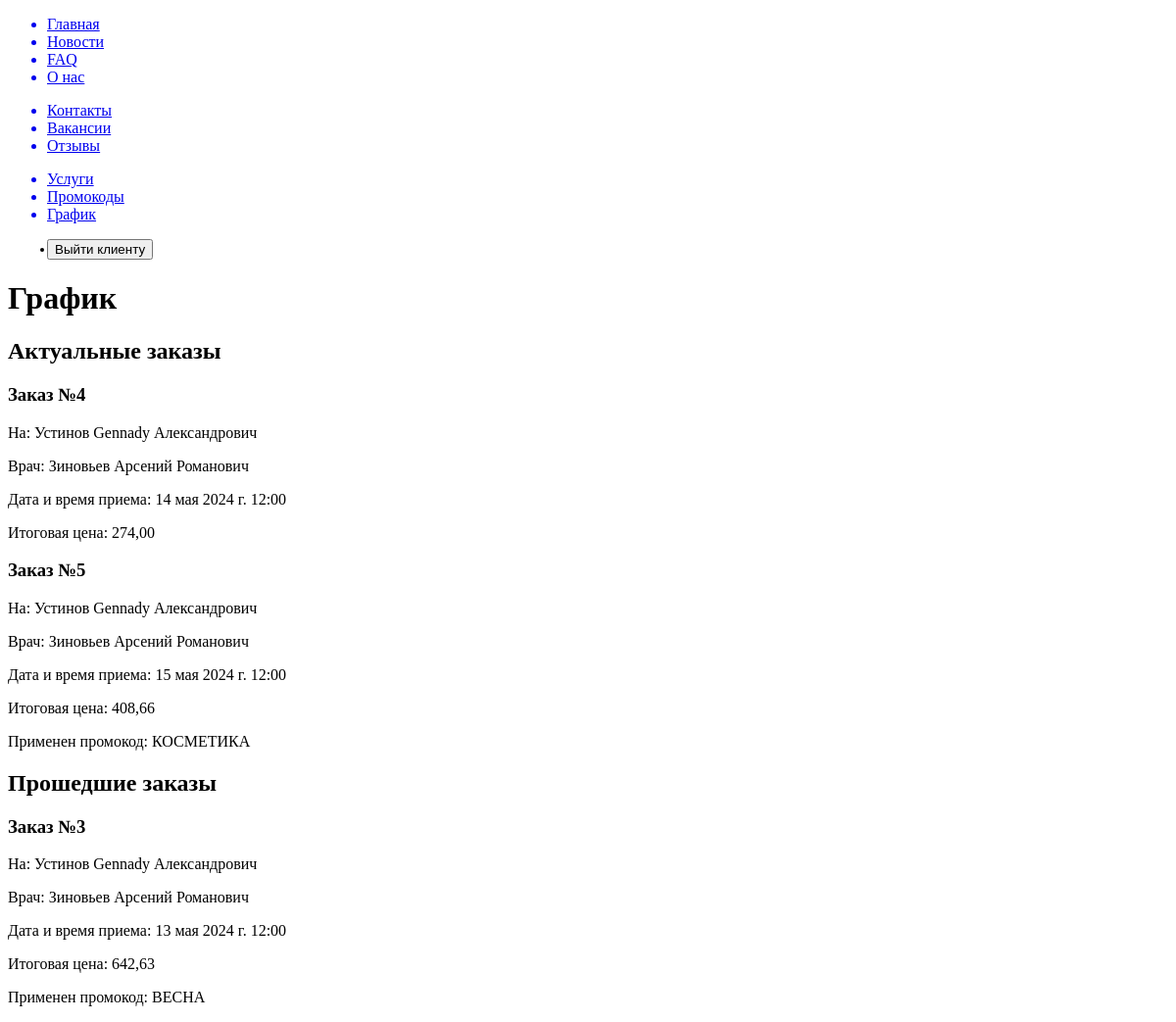
/clinic/schedule (signed in), run on an earlier commit of the app's database.
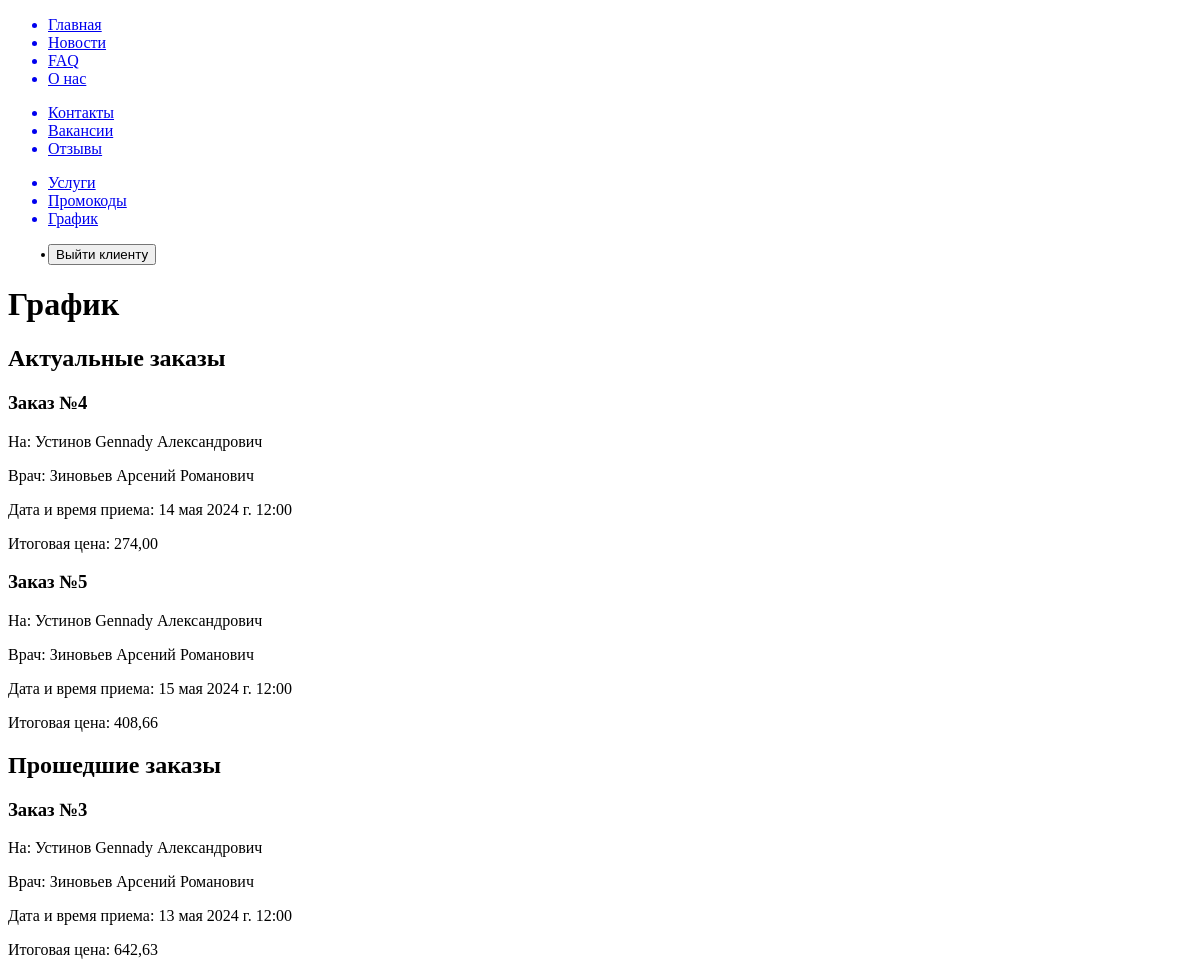
And on a later commit of the database.
### clinic/models.py (models this page shows, shortened)
class Orders(models.Model):
    user = models.ForeignKey(User, on_delete=models.CASCADE)
    services = models.ManyToManyField(Services, verbose_name='Услуги')
    doctor = models.ForeignKey(Doctors, on_delete=models.CASCADE, verbose_name='Врач')
    promo_code = models.ForeignKey(PromoCodes, on_delete=models.SET_NULL, null=True, blank=True)
    appointment_date = models.DateTimeField('Дата и время приема')
    total_price = models.DecimalField('Итоговая цена', max_digits=10, decimal_places=2, editable=False)
    class Meta:
        verbose_name = 'Заказ'
        verbose_name_plural = 'Заказы'

class PromoCodes(models.Model):
    code = models.CharField('Промокод', max_length=50, unique=True)
    discount = models.PositiveSmallIntegerField('Скидка, %', validators=[MinValueValidator(1), MaxValueValidator(100)])
    expiration_date = models.DateField('Дата истечения срока действия')
    class Meta:
        verbose_name = 'Промокод'
        verbose_name_plural = 'Промокоды'

class Clients(models.Model):
    user = models.OneToOneField(User, on_delete=models.CASCADE, related_name='client')
    surname = models.CharField('Фамилия', max_length=50)
    name = models.CharField('Имя', max_length=50)
    patronymic = models.CharField('Отчество', max_length=50)
    birth_date = models.DateField('Дата рождения', validators=[validate_age])
    address = models.CharField('Адрес', max_length=250)
    phone = models.CharField('Телефон', validators=[RegexValidator(
        regex=r'^\+375 \(\d{2}\) \d{3}-\d{2}-\d{2}$',
        message="Телефонный номер должен быть в формате: '+375 (XX) XXX-XX-XX'"
    )] ,max_length=20)
    class Meta:
        verbose_name = 'Клиент'
        verbose_name_plural = 'Клиенты'

class Doctors(models.Model):
    user = models.OneToOneField(User, on_delete=models.CASCADE, related_name='doctor')
    surname = models.CharField('Фамилия', max_length=50)
    name = models.CharField('Имя', max_length=50)
    patronymic = models.CharField('Отчество', max_length=50)
    phone = models.CharField('Телефон', validators=[RegexValidator(
        regex=r'^\+375 \(\d{2}\) \d{3}-\d{2}-\d{2}$',
        message="Телефонный номер должен быть в формате: '+375 (XX) XXX-XX-XX'"
    )], max_length=20)
    email = models.EmailField('Электронная почта')
    service_specialization = models.ForeignKey(ServiceSpecializations, on_delete=models.CASCADE, related_name='doctors',
                                               verbose_name='Специализация врача')
    class Meta:
        verbose_name = 'Врач'
        verbose_name_plural = 'Врачи'

### clinic/views.py (the view, shortened to what this page needs)
# urls.py: path('schedule', views.schedule_view, name='schedule'),
def schedule_view(request):
    if request.user.is_authenticated:
        if hasattr(request.user, 'client'):
            current_orders = Orders.objects.filter(user=request.user, appointment_date__gte=datetime.now())
            past_orders = Orders.objects.filter(user=request.user, appointment_date__lt=datetime.now())
            return render(request, 'clinic/schedule.html', {'current_orders': current_orders, 'past_orders': past_orders})
    return render(request, 'clinic/schedule.html')

### clinic/templates/clinic/schedule.html (shortened to what this page needs)
{% extends 'main/layout.html' %}
{% block content %}
    <h1>График</h1>
    {% if user.is_authenticated %}
        <h2>Актуальные заказы</h2>
        {% for order in current_orders %}
            <div class="order">
                <h3>Заказ №{{ order.id }}</h3>
                <p>На: {{ order.user.client.surname }} {{ order.user.client.name }} {{ order.user.client.patronymic }}</p>
                <p>Врач: {{ order.doctor.surname }} {{ order.doctor.name }} {{ order.doctor.patronymic }}</p>
                <p>Дата и время приема: {{ order.appointment_date }}</p>
                <p>Итоговая цена: {{ order.total_price }}</p>
                {% if order.promo_code %}
                    <p>Применен промокод: {{ order.promo_code.code }}</p>
                {% endif %}
            </div>
        {% endfor %}
        <h2>Прошедшие заказы</h2>
        {% for order in past_orders %}
            <div class="order">
                <h3>Заказ №{{ order.id }}</h3>
                <p>На: {{ order.user.client.surname }} {{ order.user.client.name }} {{ order.user.client.patronymic }}</p>
                <p>Врач: {{ order.doctor.surname }} {{ order.doctor.name }} {{ order.doctor.patronymic }}</p>
                <p>Дата и время приема: {{ order.appointment_date }}</p>
                <p>Итоговая цена: {{ order.total_price }}</p>
                {% if order.promo_code %}
                    <p>Применен промокод: {{ order.promo_code.code }}</p>
                {% endif %}
            </div>
        {% endfor %}
    {% else %}
        <p>Пожалуйста, <a href="{% url 'to_login' %}">авторизуйтесь</a> для просмотра графика.</p>
    {% endif %}
{% endblock %}

What changed in the data, as far as the page shows it:
changed Orders "15 мая 2024 г. 12:00": promo_code_id 2 → empty (drawn); promo_code.code "КОСМЕТИКА" → (not shown)
changed Orders "13 мая 2024 г. 12:00": promo_code_id 1 → empty (drawn); promo_code.code "ВЕСНА" → (not shown)
